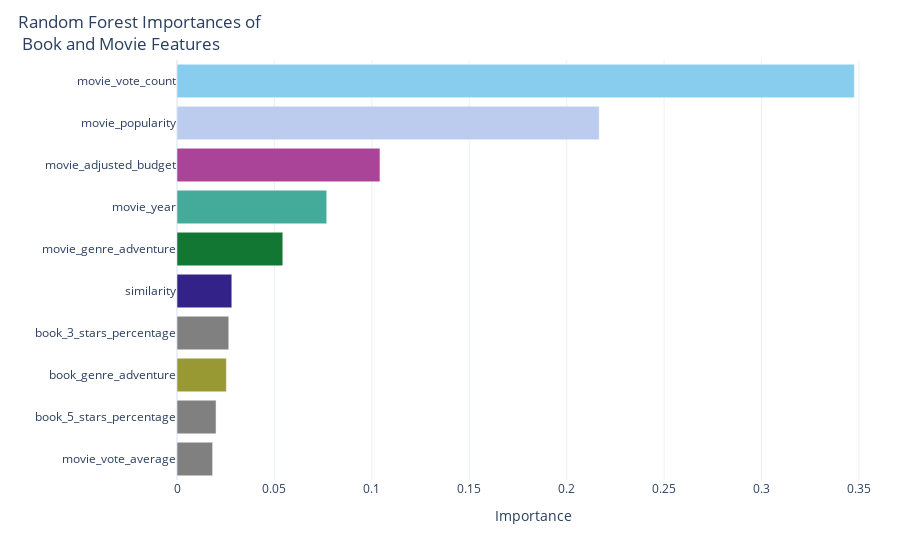

Notebook source saved alongside this figure:
### Code cell
import matplotlib.pyplot as plt
import plotly.express as px
importances = best_model.feature_importances_

feature_importances = pd.DataFrame({
    'Feature': X_train.columns,
    'Importance': importances
})

feature_importances = feature_importances.sort_values(by='Importance', ascending=False)

# Create interactive bar chart
fig = px.bar(
    feature_importances.head(10),
    y='Feature',
    x='Importance',
    color='Feature',
    color_discrete_map=color_palette,
)

fig.update_layout(
    title=dict(
        text="Random Forest Importances of <br> Book and Movie Features",  
        x=0.02,
        y = 0.95 
    ),
    yaxis=dict(
        title="",
        tickmode="array",
    ),
    template="plotly_white",
    width=None,
    height=None,     
    showlegend=False,
    margin=dict(t=60, l=20, r=10),

)

# Add tooltips for better interactivity
fig.update_traces(
    hovertemplate='<b>%{y}</b><br>Importance: %{x:.3f}<extra></extra>'
    
)

fig.show()

### Figure 1 — Plotly figure (JSON) as saved in the notebook; plotly's stock layout.template omitted (floating-point values rounded to 4 significant figures)
{"data": [{"alignmentgroup": "True", "hovertemplate": "<b>%{y}</b><br>Importance: %{x:.3f}<extra></extra>", "legendgroup": "movie_vote_count", "marker": {"color": "#88CCEE", "pattern": {"shape": ""}}, "name": "movie_vote_count", "offsetgroup": "movie_vote_count", "orientation": "h", "showlegend": true, "textposition": "auto", "type": "bar", "x": [0.3477], "xaxis": "x", "y": ["movie_vote_count"], "yaxis": "y"}, {"alignmentgroup": "True", "hovertemplate": "<b>%{y}</b><br>Importance: %{x:.3f}<extra></extra>", "legendgroup": "movie_popularity", "marker": {"color": "#BBCCEE", "pattern": {"shape": ""}}, "name": "movie_popularity", "offsetgroup": "movie_popularity", "orientation": "h", "showlegend": true, "textposition": "auto", "type": "bar", "x": [0.2167], "xaxis": "x", "y": ["movie_popularity"], "yaxis": "y"}, {"alignmentgroup": "True", "hovertemplate": "<b>%{y}</b><br>Importance: %{x:.3f}<extra></extra>", "legendgroup": "movie_adjusted_budget", "marker": {"color": "#AA4499", "pattern": {"shape": ""}}, "name": "movie_adjusted_budget", "offsetgroup": "movie_adjusted_budget", "orientation": "h", "showlegend": true, "textposition": "auto", "type": "bar", "x": [0.1042], "xaxis": "x", "y": ["movie_adjusted_budget"], "yaxis": "y"}, {"alignmentgroup": "True", "hovertemplate": "<b>%{y}</b><br>Importance: %{x:.3f}<extra></extra>", "legendgroup": "movie_year", "marker": {"color": "#44AA99", "pattern": {"shape": ""}}, "name": "movie_year", "offsetgroup": "movie_year", "orientation": "h", "showlegend": true, "textposition": "auto", "type": "bar", "x": [0.07686], "xaxis": "x", "y": ["movie_year"], "yaxis": "y"}, {"alignmentgroup": "True", "hovertemplate": "<b>%{y}</b><br>Importance: %{x:.3f}<extra></extra>", "legendgroup": "movie_genre_adventure", "marker": {"color": "#117733", "pattern": {"shape": ""}}, "name": "movie_genre_adventure", "offsetgroup": "movie_genre_adventure", "orientation": "h", "showlegend": true, "textposition": "auto", "type": "bar", "x": [0.05431], "xaxis": "x", "y": ["movie_genre_adventure"], "yaxis": "y"}, {"alignmentgroup": "True", "hovertemplate": "<b>%{y}</b><br>Importance: %{x:.3f}<extra></extra>", "legendgroup": "similarity", "marker": {"color": "#332288", "pattern": {"shape": ""}}, "name": "similarity", "offsetgroup": "similarity", "orientation": "h", "showlegend": true, "textposition": "auto", "type": "bar", "x": [0.02813], "xaxis": "x", "y": ["similarity"], "yaxis": "y"}, {"alignmentgroup": "True", "hovertemplate": "<b>%{y}</b><br>Importance: %{x:.3f}<extra></extra>", "legendgroup": "book_3_stars_percentage", "marker": {"color": "grey", "pattern": {"shape": ""}}, "name": "book_3_stars_percentage", "offsetgroup": "book_3_stars_percentage", "orientation": "h", "showlegend": true, "textposition": "auto", "type": "bar", "x": [0.02657], "xaxis": "x", "y": ["book_3_stars_percentage"], "yaxis": "y"}, {"alignmentgroup": "True", "hovertemplate": "<b>%{y}</b><br>Importance: %{x:.3f}<extra></extra>", "legendgroup": "book_genre_adventure", "marker": {"color": "#999933", "pattern": {"shape": ""}}, "name": "book_genre_adventure", "offsetgroup": "book_genre_adventure", "orientation": "h", "showlegend": true, "textposition": "auto", "type": "bar", "x": [0.02535], "xaxis": "x", "y": ["book_genre_adventure"], "yaxis": "y"}, {"alignmentgroup": "True", "hovertemplate": "<b>%{y}</b><br>Importance: %{x:.3f}<extra></extra>", "legendgroup": "book_5_stars_percentage", "marker": {"color": "grey", "pattern": {"shape": ""}}, "name": "book_5_stars_percentage", "offsetgroup": "book_5_stars_percentage", "orientation": "h", "showlegend": true, "textposition": "auto", "type": "bar", "x": [0.02004], "xaxis": "x", "y": ["book_5_stars_percentage"], "yaxis": "y"}, {"alignmentgroup": "True", "hovertemplate": "<b>%{y}</b><br>Importance: %{x:.3f}<extra></extra>", "legendgroup": "movie_vote_average", "marker": {"color": "grey", "pattern": {"shape": ""}}, "name": "movie_vote_average", "offsetgroup": "movie_vote_average", "orientation": "h", "showlegend": true, "textposition": "auto", "type": "bar", "x": [0.01828], "xaxis": "x", "y": ["movie_vote_average"], "yaxis": "y"}], "layout": {"barmode": "relative", "legend": {"title": {"text": "Feature"}, "tracegroupgap": 0}, "margin": {"l": 20, "r": 10, "t": 60}, "showlegend": false, "title": {"text": "Random Forest Importances of <br> Book and Movie Features", "x": 0.02, "y": 0.95}, "xaxis": {"anchor": "y", "domain": [0, 1], "title": {"text": "Importance"}}, "yaxis": {"anchor": "x", "categoryarray": ["movie_vote_average", "book_5_stars_percentage", "book_genre_adventure", "book_3_stars_percentage", "similarity", "movie_genre_adventure", "movie_year", "movie_adjusted_budget", "movie_popularity", "movie_vote_count"], "categoryorder": "array", "domain": [0, 1], "tickmode": "array", "title": {"text": ""}}}}
